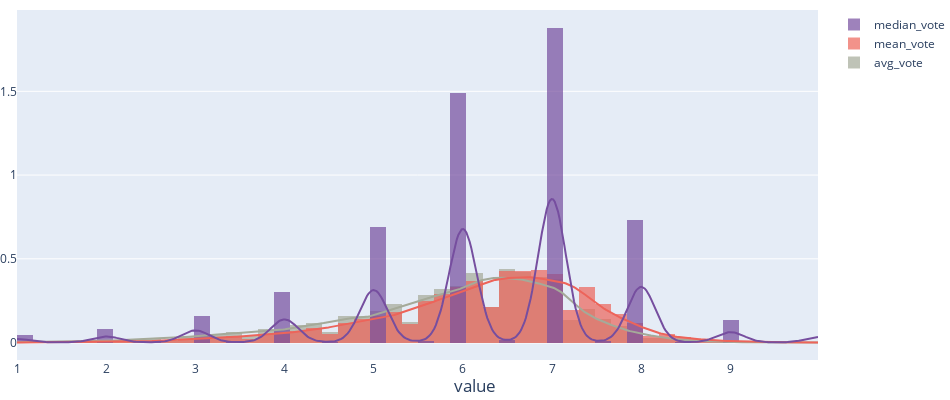

The notebook cell saved with this chart:
### Code cell
comp_dist(
    dataframe=melted,
    feature="value",
    color_var="variable",
    n_bins=50,
    palette=0
)

### Figure 1 — Plotly figure (JSON) as saved in the notebook; plotly's stock layout.template omitted (floating-point values rounded to 4 significant figures; data arrays with more than 128 entries replaced by an {"elided": "..."} marker saying what was removed)
{"data": [{"histnorm": "probability density", "legendgroup": "avg_vote", "marker": {"color": "rgb(165, 170, 153)"}, "name": "avg_vote", "opacity": 0.7, "type": "histogram", "x": {"elided": "81273 float values"}, "xaxis": "x", "xbins": {"end": 10, "size": 0.18, "start": 1}, "yaxis": "y"}, {"histnorm": "probability density", "legendgroup": "mean_vote", "marker": {"color": "rgb(237, 100, 90)"}, "name": "mean_vote", "opacity": 0.7, "type": "histogram", "x": {"elided": "81273 float values"}, "xaxis": "x", "xbins": {"end": 10, "size": 0.18, "start": 1}, "yaxis": "y"}, {"histnorm": "probability density", "legendgroup": "median_vote", "marker": {"color": "rgb(118, 78, 159)"}, "name": "median_vote", "opacity": 0.7, "type": "histogram", "x": {"elided": "81273 float values"}, "xaxis": "x", "xbins": {"end": 10, "size": 0.18, "start": 1}, "yaxis": "y"}, {"legendgroup": "avg_vote", "marker": {"color": "rgb(165, 170, 153)"}, "mode": "lines", "name": "avg_vote", "showlegend": false, "type": "scatter", "x": {"elided": "500 float values"}, "xaxis": "x", "y": {"elided": "500 float values"}, "yaxis": "y"}, {"legendgroup": "mean_vote", "marker": {"color": "rgb(237, 100, 90)"}, "mode": "lines", "name": "mean_vote", "showlegend": false, "type": "scatter", "x": {"elided": "500 float values"}, "xaxis": "x", "y": {"elided": "500 float values"}, "yaxis": "y"}, {"legendgroup": "median_vote", "marker": {"color": "rgb(118, 78, 159)"}, "mode": "lines", "name": "median_vote", "showlegend": false, "type": "scatter", "x": {"elided": "500 float values"}, "xaxis": "x", "y": {"elided": "500 float values"}, "yaxis": "y"}], "layout": {"barmode": "overlay", "height": 400, "hovermode": "closest", "legend": {"traceorder": "reversed"}, "margin": {"b": 40, "l": 10, "r": 0, "t": 10}, "title": {"text": "value", "x": 0.5, "y": 0.02}, "width": 950, "xaxis": {"anchor": "y2", "autorange": true, "domain": [0, 1], "range": [1, 9.982], "type": "linear", "zeroline": false}, "yaxis": {"anchor": "free", "autorange": true, "domain": [0, 1], "position": 0, "range": [-0.1044, 1.986], "type": "linear"}}}
